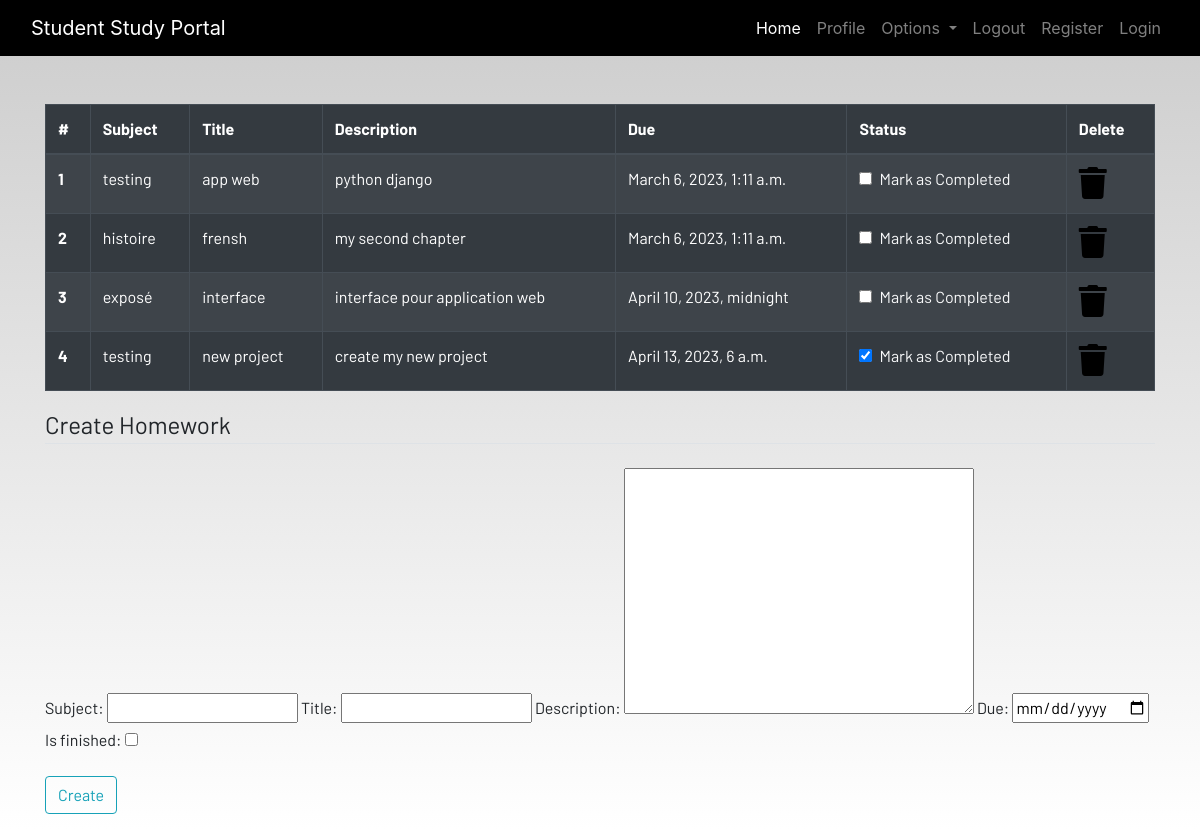
The page /homework (signed in) on the database its author committed.
### dashboaard/models.py (models this page shows, shortened)
class Homework(models.Model):
    user = models.ForeignKey(User, on_delete=models.CASCADE)
    subject = models.CharField(max_length=50)
    title = models.CharField(max_length=100)
    description = models.TextField()
    due = models.DateTimeField()
    is_finished = models.BooleanField(default=False)

### dashboaard/views.py (the view)
# urls.py: path('homework', views.homework, name="homework"),
def homework(request):
    if request.method == "POST":
        form = HomeworkForm(request.POST)
        if form.is_valid():
            try:
                finished = request.POST['is_finished']
                if finished == 'on':
                    finished = True
                else:
                    finished = False
            except:
                finished = False
            homeworks = Homework(
                user=request.user,
                subject=request.POST['subject'],
                title=request.POST['title'],
                description=request.POST['description'],
                due=request.POST['due'],
                is_finished=finished
            )
            homeworks.save()
            messages.success(
                request, f'Homework Added from {request.user.username}!!')
    else:
       form = HomeworkForm()
    homework = Homework.objects.filter(user=request.user)
    if len(homework) == 0:
        homework_done = True
    else:
        homework_done = False
    conetxt = {
        'homeworks': homework,
        'homeworks_done': homework_done,
        'form': form,
    }
    return render(request, 'dashboard/homework.html', conetxt)

### dashboaard/forms.py
class HomeworkForm(forms.ModelForm):
    class Meta:
        model = Homework
        widgets = {'due': DateInput()}
        fields = ['subject', 'title', 'description', 'due', 'is_finished']

### dashboaard/templates/dashboard/homework.html (shortened to what this page needs)
{% extends 'dashboard/base.html' %}
{% load static %}
{% block content %}
  <div class="container">
    {% if not homework_done %}
      <table class="table table-striped table-bordered table-hover table-dark">
        <thead>
          <tr>
            <th scope="col">#</th>
            <th scope="col">Subject</th>
            <th scope="col">Title</th>
            <th scope="col">Description</th>
            <th scope="col">Due</th>
            <th scope="col">Status</th>
            <th scope="col">Delete</th>
          </tr>
        </thead>
        <tbody>
          {% for homework in homeworks %}
            <tr>
              <th scope="row">{{ forloop.counter }}</th>
              <td>{{ homework.subject }}</td>
              <td>{{ homework.title }}</td>
              <td>{{ homework.description }}</td>
              <td>{{ homework.due }}</td>
              <td>
                <a href="{% url 'update-homework' homework.id %}">
                  <div class="form-check">
                    {% if homework.is_finished == True %}
                      <input class="form-check-input" type="checkbox" value="" checked />
                    {% else %}
                      <input class="form-check-input" type="checkbox" value="" />
                    {% endif %}
                    <label class="form-check-label text-light" for="flexCheckDefault">Mark as Completed</label>
                  </div>
                </a>
              </td>
              <td>
                <a href="{% url 'delete-homework' homework.id %}"><i class="fa fa-trash fa-2x"></i></a>
              </td>
            </tr>
          {% endfor %}
        </tbody>
      </table>
    {% else %}
      <h4>All homeworks are completed!! Create to have more!!</h4>
    {% endif %}
  </div>
  <div class="container">
    <form method="POST">
      <fieldset class="form-group">
        <legend class="border-bottom mb-4">Create Homework</legend>
        {{ form }}
      </fieldset>
      <div class="form-group">
        <button href="" class="btn btn-outline-info" type="submit">Create</button>
      </div>
    </form>
  </div>
{% endblock %}

### dashboaard/templates/dashboard/base.html (shortened to what this page needs)
<!DOCTYPE html>
{% load static %}
<html lang="en">
<head>
  <link rel="stylesheet" href="https://stackpath.bootstrapcdn.com/bootstrap/4.3.1/css/bootstrap.min.css"
 />
  <link rel="stylesheet" href="https://use.fontawesome.com/releases/v5.7.2/css/all.css"
 />
  <link rel="stylesheet" href="{% static 'css/main.css' %}" />
</head>
<body>
  <header>
    <nav class="navbar navbar-expand-lg navbar-dark bg-dark">
      <div class="container-fluid">
        <a class="navbar-brand" href="#">Student Study Portal</a>
        <div class="collapse navbar-collapse justify-content-end" id="navbarSupportedContent">
          <ul class="navbar-nav mb-2 mb-lg-0">
            <li class="nav-item">
              <a class="nav-link active" aria-current="page" href="#">Home</a>
            </li>
            <li class="nav-item">
              <a class="nav-link" href="#">Profile</a>
            </li>
            <li class="nav-item dropdown">
              <a class="nav-link dropdown-toggle" href="#" id="navbarDropdown" role="button" data-toggle="dropdown"
                aria-haspopup="true" aria-expanded="false">
                Options
              </a>
            </li>
            <li class="nav-item">
              <a class="nav-link" href="#">Logout</a>
            </li>
            <li class="nav-item">
              <a class="nav-link" href="#">Register</a>
            </li>
            <li class="nav-item">
              <a class="nav-link" href="#">Login</a>
            </li>
          </ul>
        </div>
      </div>
    </nav>
  </header>
  <br /><br />
  <main>
    {% block content %}
    {% endblock content %}
  </main>
</body>
</html>

### static/css/main.css (style rules this page uses)
html { scroll-behavior: smooth; height: 100%; width: 100%; }
main { font-family: Barlow, Quicksand, Rubik, sans-serif, serif, 'Times New Roman', Times, serif !important; }
.navbar { background-color: rgb(0, 0, 0) !important; }
a { text-decoration: none !important; color: black; }
html, body { max-width: 100%; overflow-x: hidden; height: 100%; width: 100%; }
body { background: linear-gradient(rgba(0, 0, 0, 0.2), rgba(255, 255, 255, 0.5)); overflow-x: hidden; background-repeat: no-repeat; }
.fa { color: black; }

### rows shown on the page
Homework: subject "testing", title "app web", description "python django", due "March 6, 2023, 1:11 a.m."
Homework: subject "histoire", title "frensh", description "my second chapter", due "March 6, 2023, 1:11 a.m."
Homework: subject "exposé", title "interface", description "interface pour application web", due "April 10, 2023, midnight"
Homework: subject "testing", title "new project", description "create my new project", due "April 13, 2023, 6 a.m."
